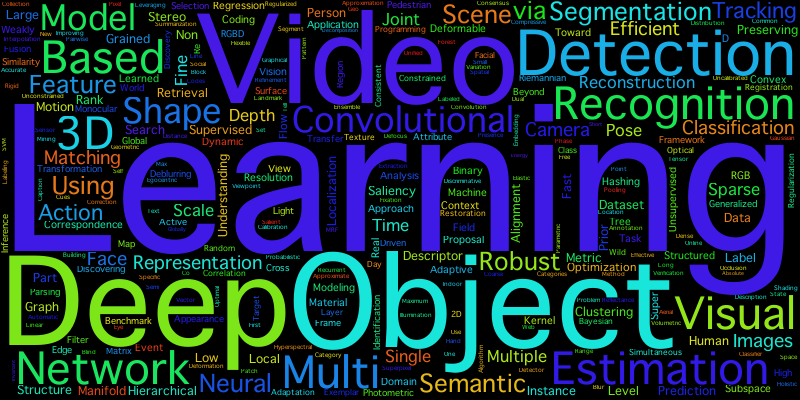

This chart was generated by the following Python code:
#!/usr/local/bin/python
# -*- coding: utf-8 -*-
import os
from wordcloud import WordCloud, STOPWORDS
import matplotlib.pyplot as plt


def main():
    d = os.path.dirname(__file__)
    DOC_NAME = "cvpr2015papers.txt"
    text = open(os.path.join(d, DOC_NAME)).read()

    # adding computer vision specific stopwords
    stopwords = STOPWORDS.copy()
    stopwords.add("image")

    wc = WordCloud(max_words=300, stopwords=stopwords, width=800, height=400)
    wc.generate(text)
    wc.to_file(os.path.join(d, "cvpr2015wordcloud.png"))

    plt.imshow(wc)
    plt.axis("off")
    plt.show()

if __name__ == "__main__":
    main()
